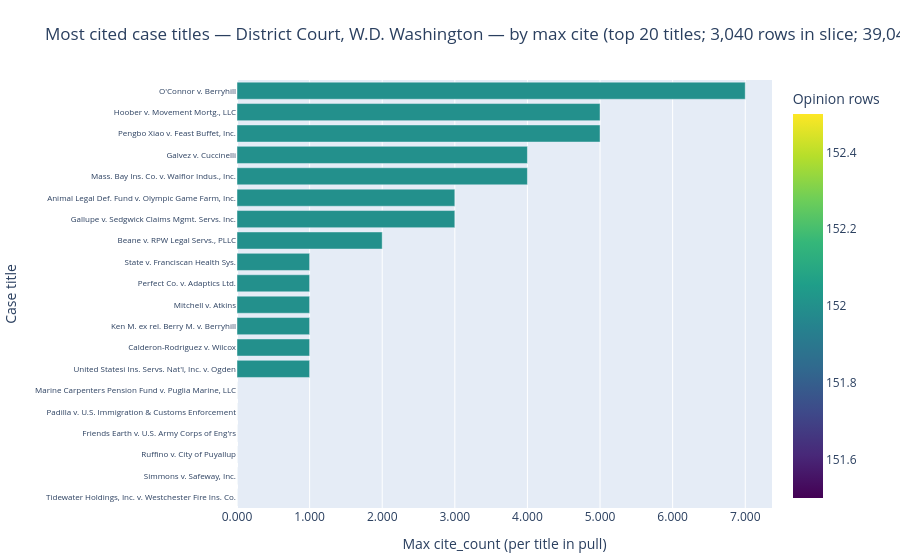

The notebook cell this image was saved under:
### Markdown cell above
## Question (b) — jurisdiction slice, ranked horizontal bars

Default view: **wawd**, **max cite per title**, **top 45** (same as the Dash app defaults). Hover for rank and duplicate-row depth.

### Code cell
# Static defaults (same as Dash app defaults) — no ipywidgets timeout in Run All
fig_b = mp1a.fig_q2_jurisdiction(
    df, court_id="wawd", top_n=45, rank_mode="max"
)
fig_b.show(config=mp1a._GRAPH_CONFIG)

### Figure 1 — Plotly figure (JSON) as saved in the notebook; plotly's stock layout.template omitted (floating-point values rounded to 4 significant figures)
{"data": [{"customdata": [[20, 152, "wawd"], [19, 152, "wawd"], [18, 152, "wawd"], [17, 152, "wawd"], [16, 152, "wawd"], [15, 152, "wawd"], [14, 152, "wawd"], [13, 152, "wawd"], [12, 152, "wawd"], [11, 152, "wawd"], [10, 152, "wawd"], [9, 152, "wawd"], [8, 152, "wawd"], [7, 152, "wawd"], [6, 152, "wawd"], [5, 152, "wawd"], [4, 152, "wawd"], [3, 152, "wawd"], [2, 152, "wawd"], [1, 152, "wawd"]], "hovertemplate": "Max cite_count (per title in pull)=%{x:.3f}<br>Case title=%{y}<br>Rank in slice (1 = highest)=%{customdata[0]}<br>Opinion rows for this title=%{marker.color}<br>court_id=%{customdata[2]}<extra></extra>", "legendgroup": "", "marker": {"color": [152, 152, 152, 152, 152, 152, 152, 152, 152, 152, 152, 152, 152, 152, 152, 152, 152, 152, 152, 152], "coloraxis": "coloraxis", "pattern": {"shape": ""}}, "name": "", "orientation": "h", "showlegend": false, "textposition": "auto", "type": "bar", "x": [0, 0, 0, 0, 0, 0, 1, 1, 1, 1, 1, 1, 2, 3, 3, 4, 4, 5, 5, 7], "xaxis": "x", "y": ["Tidewater Holdings, Inc. v. Westchester Fire Ins. Co.", "Simmons v. Safeway, Inc.", "Ruffino v. City of Puyallup", "Friends Earth v. U.S. Army Corps of Eng'rs", "Padilla v. U.S. Immigration & Customs Enforcement", "Marine Carpenters Pension Fund v. Puglia Marine, LLC", "United Statesi Ins. Servs. Nat'l, Inc. v. Ogden", "Calderon-Rodriguez v. Wilcox", "Ken M. ex rel. Berry M. v. Berryhill", "Mitchell v. Atkins", "Perfect Co. v. Adaptics Ltd.", "State v. Franciscan Health Sys.", "Beane v. RPW Legal Servs., PLLC", "Gallupe v. Sedgwick Claims Mgmt. Servs. Inc.", "Animal Legal Def. Fund v. Olympic Game Farm, Inc.", "Mass. Bay Ins. Co. v. Walflor Indus., Inc.", "Galvez v. Cuccinelli", "Pengbo Xiao v. Feast Buffet, Inc.", "Hoober v. Movement Mortg., LLC", "O'Connor v. Berryhill"], "yaxis": "y"}], "layout": {"barmode": "relative", "coloraxis": {"colorbar": {"title": {"text": "Opinion rows"}}, "colorscale": [[0, "#440154"], [0.1111, "#482878"], [0.2222, "#3e4989"], [0.3333, "#31688e"], [0.4444, "#26828e"], [0.5556, "#1f9e89"], [0.6667, "#35b779"], [0.7778, "#6ece58"], [0.8889, "#b5de2b"], [1, "#fde725"]]}, "dragmode": "zoom", "hovermode": "closest", "legend": {"tracegroupgap": 0}, "margin": {"b": 50, "l": 10, "r": 10, "t": 80}, "title": {"text": "Most cited case titles — District Court, W.D. Washington — by max cite (top 20 titles; 3,040 rows in slice; 39,040 in CSV)"}, "xaxis": {"anchor": "y", "domain": [0, 1], "tickformat": ".3f", "title": {"text": "Max cite_count (per title in pull)"}}, "yaxis": {"anchor": "x", "domain": [0, 1], "tickfont": {"size": 8}, "title": {"text": "Case title"}}}}
